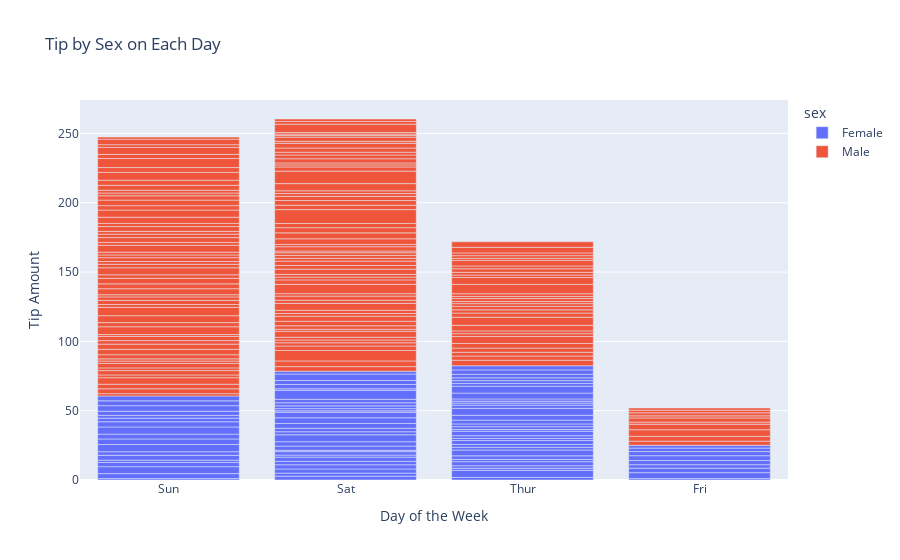

Write notebook code for a chart like this one.
### Code cell
df_tips = px.data.tips()
px.bar(df_tips, x = 'day', y = 'tip', color = 'sex',
      title = 'Tip by Sex on Each Day',
      labels = {'tip' : 'Tip Amount', 'day' :'Day of the Week'})

### Figure 1 — Plotly figure (JSON) as saved in the notebook; plotly's stock layout.template omitted (floating-point values rounded to 4 significant figures; data arrays with more than 128 entries replaced by an {"elided": "..."} marker saying what was removed)
{"data": [{"alignmentgroup": "True", "hovertemplate": "sex=Female<br>Day of the Week=%{x}<br>Tip Amount=%{y}<extra></extra>", "legendgroup": "Female", "marker": {"color": "#636efa", "pattern": {"shape": ""}}, "name": "Female", "offsetgroup": "Female", "orientation": "v", "showlegend": true, "textposition": "auto", "type": "bar", "x": ["Sun", "Sun", "Sun", "Sun", "Sun", "Sun", "Sat", "Sat", "Sat", "Sat", "Sat", "Sat", "Sun", "Sun", "Sat", "Sat", "Sat", "Sat", "Sat", "Sat", "Sat", "Thur", "Thur", "Fri", "Fri", "Fri", "Fri", "Fri", "Sat", "Sat", "Sat", "Sat", "Sat", "Sun", "Sun", "Thur", "Thur", "Thur", "Thur", "Thur", "Thur", "Thur", "Thur", "Thur", "Thur", "Thur", "Thur", "Thur", "Thur", "Thur", "Thur", "Thur", "Thur", "Thur", "Thur", "Thur", "Thur", "Sun", "Sun", "Sun", "Sun", "Sun", "Sat", "Sat", "Sun", "Sun", "Sun", "Thur", "Thur", "Thur", "Thur", "Thur", "Thur", "Thur", "Sat", "Sat", "Sat", "Sat", "Sat", "Fri", "Fri", "Fri", "Fri", "Sat", "Sat", "Sat", "Thur"], "xaxis": "x", "y": [1.01, 3.61, 5, 3.02, 1.67, 3.5, 2.75, 2.23, 3, 3, 2.45, 3.07, 2.6, 5.2, 1.5, 2.47, 1, 3, 3.14, 5, 2.2, 1.83, 5.17, 1, 4.3, 3.25, 2.5, 3, 2.5, 3.48, 4.08, 4, 1, 4, 3.5, 1.5, 1.8, 2.92, 1.68, 2.52, 4.2, 2, 2, 2.83, 1.5, 2, 3.25, 1.25, 2, 2, 2.75, 3.5, 5, 2.3, 1.5, 1.36, 1.63, 5.14, 3.75, 2.61, 2, 3, 1.61, 2, 4, 3.5, 3.5, 4.19, 5, 2, 2.01, 2, 2.5, 3.23, 2.23, 2.5, 6.5, 1.1, 3.09, 3.48, 3, 2.5, 2, 2.88, 4.67, 2, 3], "yaxis": "y"}, {"alignmentgroup": "True", "hovertemplate": "sex=Male<br>Day of the Week=%{x}<br>Tip Amount=%{y}<extra></extra>", "legendgroup": "Male", "marker": {"color": "#EF553B", "pattern": {"shape": ""}}, "name": "Male", "offsetgroup": "Male", "orientation": "v", "showlegend": true, "textposition": "auto", "type": "bar", "x": {"elided": "157 str values"}, "xaxis": "x", "y": {"elided": "157 float values"}, "yaxis": "y"}], "layout": {"barmode": "relative", "legend": {"title": {"text": "sex"}, "tracegroupgap": 0}, "title": {"text": "Tip by Sex on Each Day"}, "xaxis": {"anchor": "y", "domain": [0, 1], "title": {"text": "Day of the Week"}}, "yaxis": {"anchor": "x", "domain": [0, 1], "title": {"text": "Tip Amount"}}}}
